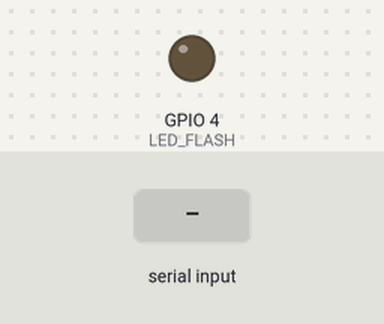
A sketch run on a simulated ESP32. Parts: output pins drawn as LEDs (lit = HIGH). The test bench sets the inputs (shaded band). WiFi joins after 1.5 s; servers stay silent unless stated; uploads are accepted with an empty reply; the camera gives no picture; what the sketch prints to the serial monitor is not drawn.

Above: at 3.1 s.
3.2 s: "1" received over Serial
At 4.0 s:
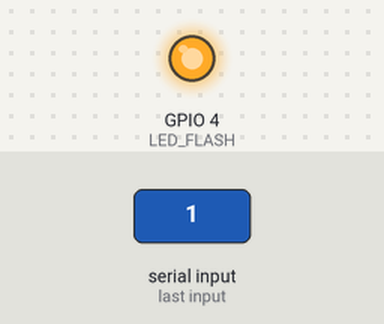
Timing chart, 0 to 6.3 s (numbered marks = the images above; inputs shaded):
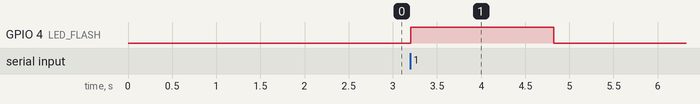

Measured:
- after the input at 3.2 s, GPIO 4 (LED_FLASH): LOW → HIGH at once, → LOW 1.6 s later

The sketch:

esp32_facial.ino
```cpp
#include "esp_camera.h"
#include <WiFi.h>
#include <HTTPClient.h>

// ==== CONFIGURA TU RED WIFI ====
const char* ssid = "NOMBRE DE TU INTERNET";
const char* password = "TU CONTRASEÑA";

// ==== CONFIGURA EL SERVIDOR FLASK ====
String serverName = "http://192.168.1.71:5000/upload_facial";


// ==== PINES DE LA CAMARA (AI THINKER) ====
#define PWDN_GPIO_NUM     32
#define RESET_GPIO_NUM    -1
#define XCLK_GPIO_NUM      0
#define SIOD_GPIO_NUM     26
#define SIOC_GPIO_NUM     27
#define Y9_GPIO_NUM       35
#define Y8_GPIO_NUM       34
#define Y7_GPIO_NUM       39
#define Y6_GPIO_NUM       36
#define Y5_GPIO_NUM       21
#define Y4_GPIO_NUM       19
#define Y3_GPIO_NUM       18
#define Y2_GPIO_NUM        5
#define VSYNC_GPIO_NUM    25
#define HREF_GPIO_NUM     23
#define PCLK_GPIO_NUM     22

// ==== PIN LED FLASH ====
#define LED_FLASH 4

void setup() {
  Serial.begin(115200);
  Serial.setDebugOutput(false);
  Serial.println("\n===== INICIANDO ESP32-CAM =====");

  // ==== Conexión WiFi ====
  WiFi.begin(ssid, password);
  Serial.print("Conectando a WiFi");
  while (WiFi.status() != WL_CONNECTED) {
    delay(500);
    Serial.print(".");
  }
  Serial.println("\n✅ Conectado a WiFi!");
  Serial.print("📡 IP local: ");
  Serial.println(WiFi.localIP());

  // ==== Configuración de la cámara ====
  camera_config_t config;
  config.ledc_channel = LEDC_CHANNEL_0;
  config.ledc_timer = LEDC_TIMER_0;
  config.pin_d0 = Y2_GPIO_NUM;
  config.pin_d1 = Y3_GPIO_NUM;
  config.pin_d2 = Y4_GPIO_NUM;
  config.pin_d3 = Y5_GPIO_NUM;
  config.pin_d4 = Y6_GPIO_NUM;
  config.pin_d5 = Y7_GPIO_NUM;
  config.pin_d6 = Y8_GPIO_NUM;
  config.pin_d7 = Y9_GPIO_NUM;
  config.pin_xclk = XCLK_GPIO_NUM;
  config.pin_pclk = PCLK_GPIO_NUM;
  config.pin_vsync = VSYNC_GPIO_NUM;
  config.pin_href = HREF_GPIO_NUM;
  config.pin_sscb_sda = SIOD_GPIO_NUM;
  config.pin_sscb_scl = SIOC_GPIO_NUM;
  config.pin_pwdn = PWDN_GPIO_NUM;
  config.pin_reset = RESET_GPIO_NUM;
  config.xclk_freq_hz = 20000000;
  config.pixel_format = PIXFORMAT_JPEG;

  if(psramFound()){
      config.frame_size = FRAMESIZE_VGA;  // 640x480
      config.jpeg_quality = 10;
      config.fb_count = 1;
  } else {
      config.frame_size = FRAMESIZE_QVGA; // 320x240
      config.jpeg_quality = 10;
      config.fb_count = 1;
  }

  Serial.println("Iniciando cámara...");
  esp_err_t err = esp_camera_init(&config);
  if (err != ESP_OK) {
    Serial.printf("❌ Error iniciando cámara: 0x%x\n", err);
    return;
  }
  Serial.println("✅ Cámara iniciada correctamente!");

  // ==== Configuración del flash ====
  pinMode(LED_FLASH, OUTPUT);
  digitalWrite(LED_FLASH, LOW);

  // ==== DESCARTAR FRAMES FANTASMA INICIALES ====
  for (int i = 0; i < 3; i++) {
    camera_fb_t * fb = esp_camera_fb_get();
    if(fb) esp_camera_fb_return(fb);
  }
  Serial.println("Frames iniciales descartados para evitar foto atrasada.");

  Serial.println("👉 Escribe '1' en la consola para capturar una foto.");
}

void capturarYEnviarFoto() {
  Serial.println("📸 Capturando foto...");

  // ==== DESCARTAR UN FRAME EXTRA ANTES DE LA CAPTURA REAL ====
  camera_fb_t *old = esp_camera_fb_get();
  if (old) esp_camera_fb_return(old);

  // ==== CAPTURA REAL ====
  camera_fb_t *fb = esp_camera_fb_get();
  if (!fb) {
    Serial.println("❌ Error: no se pudo capturar la foto");
    return;
  }
  Serial.printf("✅ Foto capturada! Tamaño: %d bytes\n", fb->len);

  if (WiFi.status() == WL_CONNECTED) {
    WiFiClient client;
    HTTPClient http;

    http.begin(client, serverName);
    http.addHeader("Content-Type", "image/jpeg");

    int httpResponseCode = http.POST(fb->buf, fb->len);

    if (httpResponseCode > 0) {
      String response = http.getString();
      Serial.println("📥 Respuesta del servidor: " + response);
    } else {
      Serial.printf("❌ Error al enviar la imagen. Código: %d\n", httpResponseCode);
    }

    http.end();
  } else {
    Serial.println("❌ WiFi no conectado");
  }

  esp_camera_fb_return(fb);
}

void loop() {
  if (Serial.available() > 0) {
    char comando = Serial.read();
    if (comando == '1') {
      Serial.println("📸 Comando recibido → Tomando foto...");

      // Flash encendido momentáneo
      digitalWrite(LED_FLASH, HIGH);
      delay(1000);

      capturarYEnviarFoto();

      // Apagar flash
      delay(300);
      digitalWrite(LED_FLASH, LOW);
    }
  }
}
```
